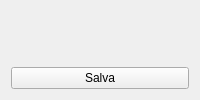
         <widget class="QWidget" name="tab_tappetino">
          <attribute name="title">
           <string>Tappetino</string>
          </attribute>
          <layout class="QVBoxLayout" name="verticalLayout">
           <item>
            <widget class="QWidget" name="widget" native="true">
             <widget class="QLabel" name="label_20">
              <property name="geometry">
               <rect>
                <x>90</x>
                <y>50</y>
                <width>1381</width>
                <height>111</height>
               </rect>
              </property>
              <property name="font">
               <font>
                <family>OpenSymbol</family>
                <pointsize>20</pointsize>
                <weight>75</weight>
                <bold>true</bold>
               </font>
              </property>
              <property name="text">
               <string>Selezionare 3 punti nella zona Verde con un click del mouse. 
 Per deselezionare cliccare nuovamente sul punto desiderato. 
 Ad operazione ultimata premere Salva</string>
              </property>
              <property name="textFormat">
               <enum>Qt::AutoText</enum>
              </property>
             </widget>
            </widget>
           </item>
           <item>
            <widget class="QPushButton" name="pushButton_salvatapp">
             <property name="text">
              <string>Salva</string>
             </property>
            </widget>
           </item>
          </layout>
         </widget>
